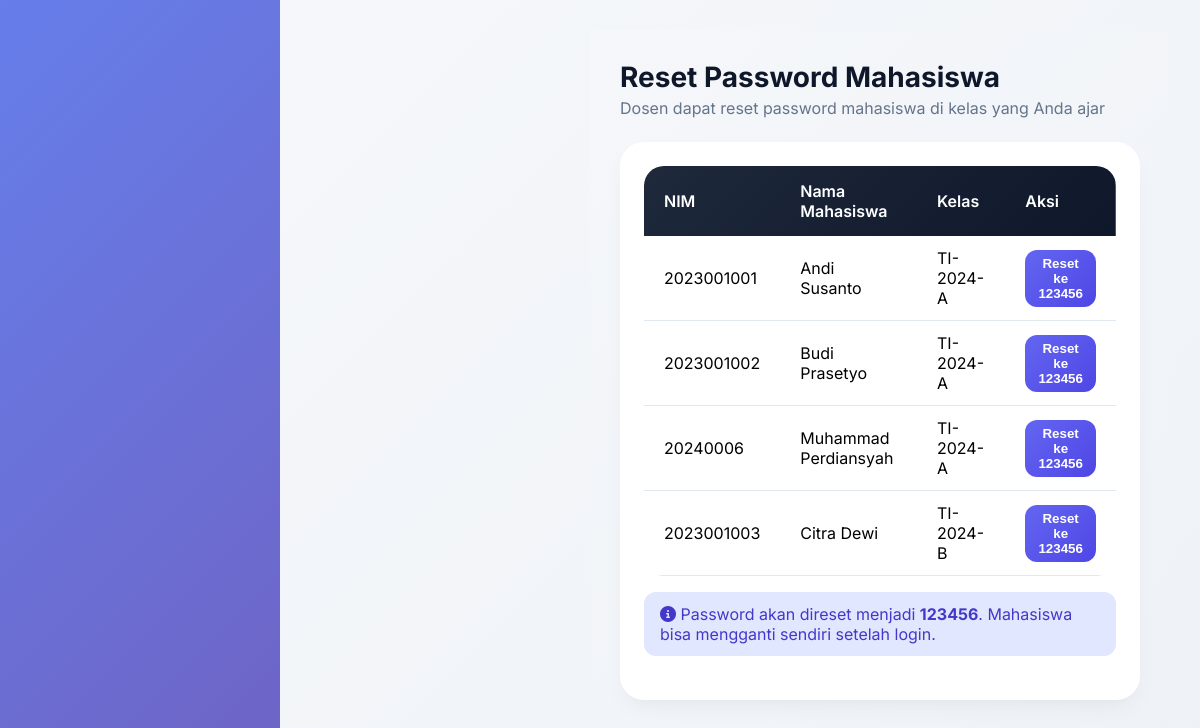
The app's page /dosen/reset_password/index.php (signed in) with its own data.
### tables this page shows
CREATE TABLE `users` (
  `id` int(11) NOT NULL AUTO_INCREMENT,
  `username` varchar(50) NOT NULL,
  `password` varchar(255) NOT NULL,
  `role` enum('admin','dosen','mahasiswa') NOT NULL,
  `nama_lengkap` varchar(100) NOT NULL,
  `email` varchar(100) DEFAULT NULL,
  `nim_nip` varchar(30) DEFAULT NULL,
  `created_at` timestamp NOT NULL DEFAULT current_timestamp(),
  PRIMARY KEY (`id`),
  UNIQUE KEY `username` (`username`)
);

### dosen/reset_password/index.php (the view, shortened to what this page needs)
<?php
include '../../config/database.php';
$dosen_id = $_SESSION['user_id'];
$mahasiswa = mysqli_query($conn, "
    SELECT DISTINCT u.id, u.username, u.nama_lengkap, u.nim_nip, k.nama_kelas
    FROM users u
    JOIN enrollments e ON u.id = e.mahasiswa_id
    JOIN kelas k ON e.kelas_id = k.id
    WHERE k.dosen_id = $dosen_id AND u.role = 'mahasiswa'
    ORDER BY k.nama_kelas, u.nama_lengkap
");
include '../../includes/header.php';
?>
<div class="page-header">
    <h1 class="page-title">Reset Password Mahasiswa</h1>
    <p class="page-subtitle">Dosen dapat reset password mahasiswa di kelas yang Anda ajar</p>
</div>
<div class="card-modern">
    <table class="table-modern">
        <thead>
            <tr>
                <th>NIM</th>
                <th>Nama Mahasiswa</th>
                <th>Kelas</th>
                <th>Aksi</th>
            </tr>
        </thead>
        <tbody>
            <?php if(mysqli_num_rows($mahasiswa) > 0): ?>
                <?php while($m = mysqli_fetch_assoc($mahasiswa)): ?>
                <tr>
                    <td><?= htmlspecialchars($m['nim_nip']) ?></td>
                    <td><?= htmlspecialchars($m['nama_lengkap']) ?></td>
                    <td><?= htmlspecialchars($m['nama_kelas']) ?></td>
                    <td>
                        <form method="POST" onsubmit="return confirm('Reset password <?= $m['nama_lengkap'] ?> ke 123456?')">
                            <button type="submit" name="reset" class="btn-primary" style="padding:6px 12px">Reset ke 123456</button>
                        </form>
                     </td>
                </tr>
                <?php endwhile; ?>
            <?php else: ?>
                <tr>
                    <td colspan="4" style="text-align:center">Belum ada mahasiswa terdaftar di kelas Anda</td>
                </tr>
            <?php endif; ?>
        </tbody>
     </table>
    <div class="alert info" style="margin-top:16px">
        <i class="fas fa-info-circle"></i> Password akan direset menjadi <strong>123456</strong>. Mahasiswa bisa mengganti sendiri setelah login.
    </div>
</div>
<?php include '../../includes/footer.php'; ?>

### includes/header.php (style rules this page uses)
* { margin: 0; padding: 0; box-sizing: border-box; }
body { font-family: 'Inter', sans-serif; background: linear-gradient(135deg, #667eea 0%, #764ba2 100%); min-height: 100vh; }
.card-modern { background: white; border-radius: 24px; padding: 24px; box-shadow: 0 10px 25px -5px rgba(0,0,0,0.05), 0 8px 10px -6px rgba(0,0,0,0.02); transition: transform 0.2s ease, box-shadow 0.2s ease; }
.btn-primary { background: linear-gradient(135deg, #6366f1, #4f46e5); border: none; padding: 10px 20px; border-radius: 12px; color: white; font-weight: 600; cursor: pointer; transition: all 0.3s ease; text-decoration: none; display: inline-block; }
.table-modern { width: 100%; background: white; border-radius: 20px; overflow: hidden; border-collapse: separate; border-spacing: 0; }
.table-modern thead tr { background: linear-gradient(135deg, #1e293b, #0f172a); color: white; }
.table-modern th { padding: 15px 20px; font-weight: 600; text-align: left; }
.table-modern td { padding: 12px 20px; border-bottom: 1px solid #e2e8f0; }
.page-header { display: flex; justify-content: space-between; align-items: center; margin-bottom: 24px; flex-wrap: wrap; }
.page-title { font-size: 28px; font-weight: 700; color: #0f172a; }
.page-subtitle { color: #64748b; margin-top: 4px; }
.alert { padding: 12px 16px; border-radius: 12px; margin-bottom: 20px; }
.alert.info { background: #e0e7ff; color: #4338ca; }

### includes/navbar.php (style rules this page uses)
* { margin: 0; padding: 0; box-sizing: border-box; }
body { font-family: 'Inter', sans-serif; background: linear-gradient(135deg, #667eea 0%, #764ba2 100%); min-height: 100vh; }
.card-modern { background: white; border-radius: 24px; padding: 24px; box-shadow: 0 10px 25px -5px rgba(0,0,0,0.05), 0 8px 10px -6px rgba(0,0,0,0.02); transition: transform 0.2s ease, box-shadow 0.2s ease; }
.btn-primary { background: linear-gradient(135deg, #6366f1, #4f46e5); border: none; padding: 10px 20px; border-radius: 12px; color: white; font-weight: 600; cursor: pointer; transition: all 0.3s ease; text-decoration: none; display: inline-block; }
.table-modern { width: 100%; background: white; border-radius: 20px; overflow: hidden; border-collapse: separate; border-spacing: 0; }
.table-modern thead tr { background: linear-gradient(135deg, #1e293b, #0f172a); color: white; }
.table-modern th { padding: 15px 20px; font-weight: 600; text-align: left; }
.table-modern td { padding: 12px 20px; border-bottom: 1px solid #e2e8f0; }
.page-header { display: flex; justify-content: space-between; align-items: center; margin-bottom: 24px; flex-wrap: wrap; }
.page-title { font-size: 28px; font-weight: 700; color: #0f172a; }
.page-subtitle { color: #64748b; margin-top: 4px; }
.alert { padding: 12px 16px; border-radius: 12px; margin-bottom: 20px; }
.alert.info { background: #e0e7ff; color: #4338ca; }

### records on screen
users: nim_nip "2023001001", nama_lengkap "Andi Susanto", nama_kelas "TI-2024-A"
users: nim_nip "2023001002", nama_lengkap "Budi Prasetyo", nama_kelas "TI-2024-A"
users: nim_nip "20240006", nama_lengkap "Muhammad Perdiansyah", nama_kelas "TI-2024-A"
users: nim_nip "2023001003", nama_lengkap "Citra Dewi", nama_kelas "TI-2024-B"
